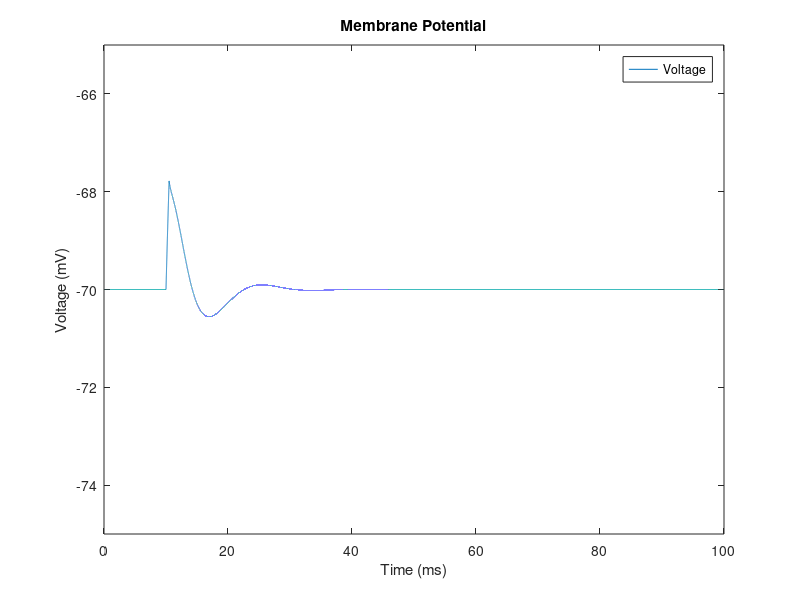
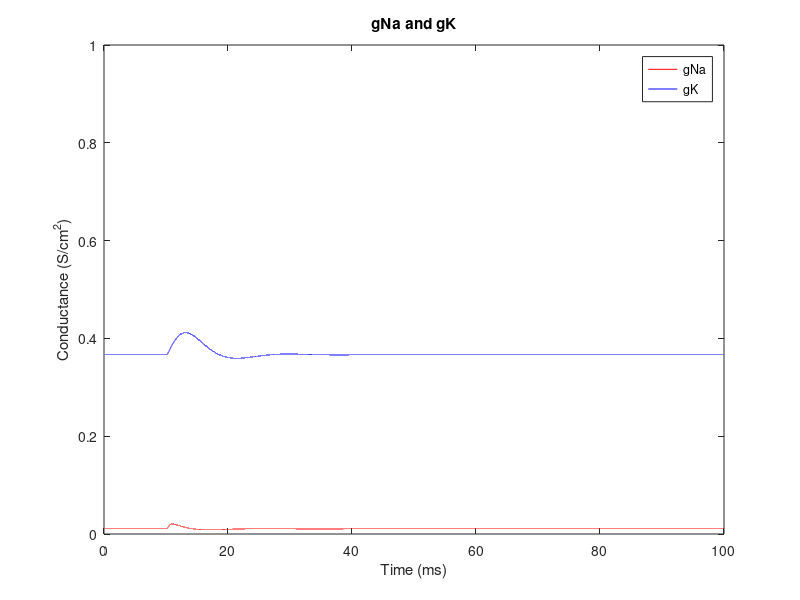

Write the MATLAB code that produced these figures, in order.
clc;
clear;
% Initialize Time
stepsize = 1/1000; % This is the step size taken to get from 0 to 100
                   % It seems any stepsize smaller than 1/100 will work
t = [0:stepsize:100]; %Time

stimuli = ((length(t)-1)/200);% This is the length of the stimuli which is 
                              % scaled to be 0.5ms of the total 100ms of
                              % time ie 100/200 = 0.5
xs = 0; % Used below to determine the full length of the stimulation in the loop

% Constants
gKcon = 36; %mS/cm^2
gNacon = 120; %mS/cm^2
gL = 0.3; %mS/cm^2
EK = -12; %mS/cm^2
ENa = 115; %mV
EL = 10.6; %mV
Vrest = 0; %mV Originally -70mV, but this will be corrected at the end.
%Simplification method based on Piazza comment.
Cm = 1; %uF/cm^2

% Initial Conditions
Vm = ones(1,length(t)).*0; %Initializes the membrane voltage vector which
%is the same size as the time vector, to zero

am = 0.1*((25-Vrest)/(exp((25-Vrest)/10)-1));
bm = 4*exp(-1*Vrest/18);
an = 0.01*((10-Vrest)/(exp((10-Vrest)/10)-1));
bn = 0.125*exp(-1*Vrest/80);
ah = 0.07*exp(-1*Vrest/20);
bh = 1/(exp((30-Vrest)/10)+1);
% This block above are the given equations for alpha and beta

mo = am/(am+bm);
no = an/(an+bn);
ho = ah/(ah+bh);
% Calculates the initial probabilities m,n, and h

Ii = zeros(1,length(t)); %Injected current initialized to zero

m(1) = mo;
n(1) = no;
h(1) = ho;
gNa(1) = ((m(1))^3)*gNacon*h(1);
gK(1) = (n((1))^4)*gKcon;
% The first values are initialized into there respective vectors
% because the for loop starts at 2.

% The for loop starts at 2 so eulers method can be used so n(the next
% value) will bebase off of (n - 1)(the pervious value or "current")
for i = 2:length(t)
    
    am = 0.1*((25-Vm(i-1))/(exp((25-Vm(i-1))/10)-1));
    bm = 4*exp(-1*Vm(i-1)/18);
    an = 0.01*((10-Vm(i-1))/(exp((10-Vm(i-1))/10)-1));
    bn = 0.125*exp(-1*Vm(i-1)/80);
    ah = 0.07*exp(-1*Vm(i-1)/20);
    bh = 1/(exp((30-Vm(i-1))/10)+1);
    % The new values of the alpha's and beta's are calculated here
    % based off the previous (n-1) voltage value.
    
    m(i) = m(i-1)+(stepsize*((am*(1-m(i-1)))-(bm*m(i-1))));
    n(i) = n(i-1)+(stepsize*((an*(1-n(i-1)))-(bn*n(i-1))));
    h(i) = h(i-1)+(stepsize*((ah*(1-h(i-1)))-(bh*h(i-1))));
    % These are the derivative equations used to calculate the next
    % probabilities m,n, an h. These values are scaled by the step size
    
    gNa(i) = ((m(i-1))^3)*gNacon*h(i-1);
    gK(i) = (n((i-1))^4)*gKcon;
    % The calculation of conductances for Na and K.
    
    INa = ((m(i-1))^3)*gNacon*h(i-1)*(Vm(i-1)-ENa);
    IK = (n((i-1))^4)*gKcon*(Vm(i-1)-EK);
    IL = gL*(Vm(i-1)-EL);
    % The calculation of each individual currect based on the previous
    % voltage and/or probability values
    
    %Stimulated
    if(i>(length(t)-1)*0.1) % starts at 10% of time
        if(xs<stimuli)% stimuli is calculated above 
            Ii(i) = 5;% Injection current equals 5 if conditions are correct
            xs = xs+1;
        else
            Ii(i) = 0;
        end
    else
        Ii(i) = 0;
    end
    

    Iion(i) = Ii(i) - INa - IK - IL;
    % Total currect found as a summation
    
    dVm = (Iion(i)/Cm)*stepsize;
    % Derivative equation for voltage scaled be step size "time".
    
    Vm(i) = Vm(i-1)+(dVm);
    % New voltage calculation based off previous value and derivative
    
end

Vmm = Vm + ones(1,length(t))*-70;
% Each of the voltage values in the vector have the resting voltage of
% -70 added back to them since the initial value started a 0 instead of
% -70mV.

% Plots
figure
plot(t,Vmm)
axis([0 100 -75 -65])
title('Membrane Potential')
xlabel('Time (ms)')
ylabel('Voltage (mV)')
legend('Voltage')

figure
plot(t,gNa,'r')
hold on
plot(t,gK,'b')
axis([0 100 0 1])
title('gNa and gK')
xlabel('Time (ms)')
ylabel('Conductance (S/cm^2)')
legend('gNa','gK')





